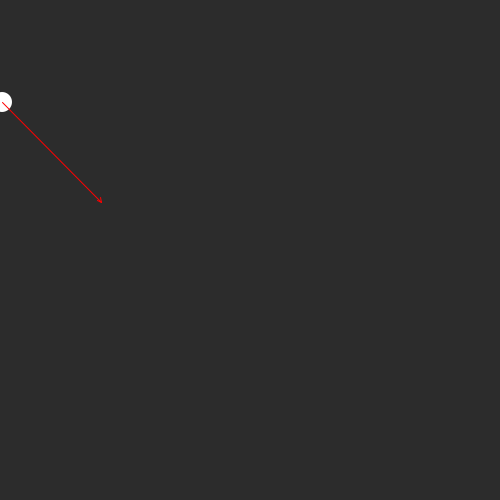
Frame 1 (no input)
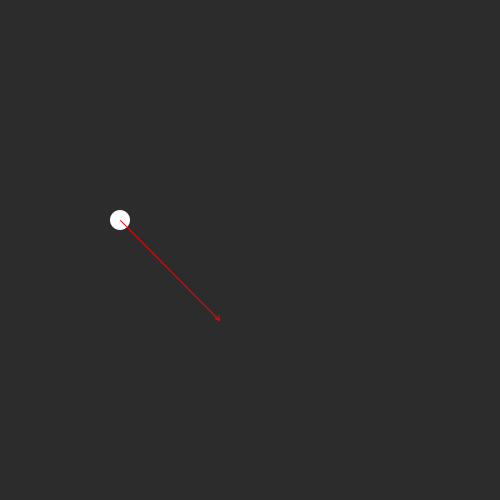
Frame 60 (the mouse pressed at the canvas centre just before this capture)
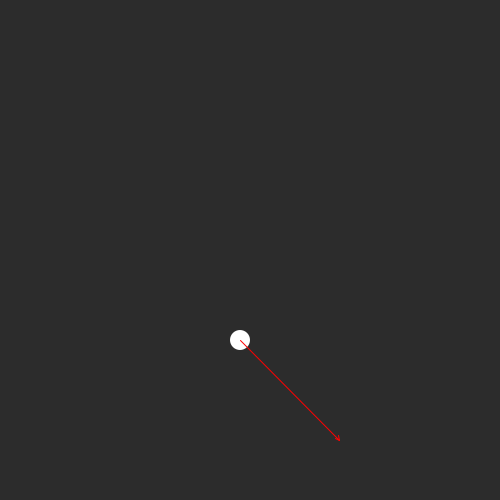
Frame 120 (the mouse held since frame 60 and released just before this capture)

The Processing sketch that drew these frames (run headless with seeded random() and noise(); from frame 60 on, the mouse is pressed at the canvas centre):

// Processing sketch: processing_77525
// ── processing_77525.pde

PVector position;
PVector velocity;

void setup() {
  size(500, 500); 
  frameRate(25);
  smooth();
  
  position = new PVector(0, 100);
  velocity = new PVector(2, 2);
}

void draw() {
  background(44);

  position.add(velocity);

  noStroke();
  fill(255);

  ellipse(position.x, position.y, 20, 20);
  
  /* Catch the dot if it escapes */
  if(position.x > width || position.y > height) {
     position.x = 0;
     position.y = 100;
  } 
    
  /* Draw vectors (DO NOT COPY)  */
  stroke(255, 0, 0);
  drawVector(velocity, position, 50);
}

void drawVector(PVector vec, PVector base, float len) {
  pushMatrix();
  float arrowSize = 4;
  translate(base.x, base.y);
  rotate(vec.heading2D());
  float lineLength = vec.mag() * len;
  line(0, 0, lineLength, 0);
  line(lineLength, 0,lineLength - arrowSize, arrowSize * 0.5);
  line(lineLength, 0,lineLength - arrowSize,-arrowSize * 0.5);
  popMatrix();
}
